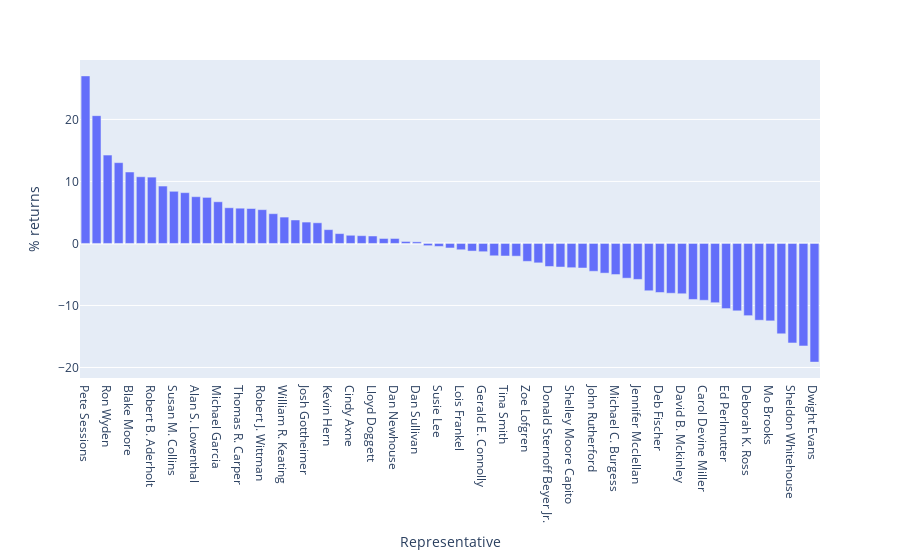

Source (notebook cell):
### Code cell
congress_man_returns = pd.DataFrame(summary_df.groupby(['Representative'])['% returns'].mean())
congress_man_returns.sort_values(by = ['% returns'], ascending = False,
                                    inplace = True)

fig = px.bar(congress_man_returns,y ='% returns', height = 500)
fig.show()

### Figure 1 — Plotly figure (JSON) as saved in the notebook; plotly's stock layout.template omitted (floating-point values rounded to 4 significant figures)
{"data": [{"alignmentgroup": "True", "hovertemplate": "Representative=%{x}<br>% returns=%{y}<extra></extra>", "legendgroup": "", "marker": {"color": "#636efa", "pattern": {"shape": ""}}, "name": "", "offsetgroup": "", "orientation": "v", "showlegend": false, "textposition": "auto", "type": "bar", "x": ["Pete Sessions", "Garret Graves", "Ron Wyden", "Nancy Pelosi", "Blake Moore", "Jonathan Jackson", "Robert B. Aderholt", "Kathy Manning", "Susan M. Collins", "Scott Mr Franklin", "Alan S. Lowenthal", "Patrick Fallon", "Michael Garcia", "Thomas Suozzi", "Thomas R. Carper", "Richard W. Allen", "Robert J. Wittman", "Rick Larsen", "William R. Keating", "Jacky Rosen", "Josh Gottheimer", "Roy Blunt", "Kevin Hern", "John Hickenlooper", "Cindy Axne", "Daniel Goldman", "Lloyd Doggett", "Bob Gibbs", "Dan Newhouse", "John Curtis", "Dan Sullivan", "Tommy Tuberville", "Susie Lee", "Christopher L. Jacobs", "Lois Frankel", "Abigail Spanberger", "Gerald E. Connolly", "Marjorie Taylor Greene", "Tina Smith", "Thomas H. Kean", "Zoe Lofgren", "Jared Moskowitz", "Donald Sternoff Beyer Jr.", "Angus King", "Shelley Moore Capito", "James R. Langevin", "John Rutherford", "Daniel Meuser", "Michael C. Burgess", "Seth Moulton", "Jennifer Mcclellan", "Earl Blumenauer", "Deb Fischer", "Mikie Sherrill", "David B. Mckinley", "Michael Patrick Guest", "Carol Devine Miller", "John Thune", "Ed Perlmutter", "Shri Thanedar", "Deborah K. Ross", "A. Mitchell Jr. McConnell", "Mo Brooks", "Virginia Foxx", "Sheldon Whitehouse", "David E. Price", "Dwight Evans"], "xaxis": "x", "y": [27.02, 20.61, 14.24, 13.03, 11.52, 10.76, 10.7, 9.258, 8.411, 8.192, 7.539, 7.427, 6.721, 5.754, 5.685, 5.635, 5.449, 4.798, 4.252, 3.783, 3.447, 3.332, 2.226, 1.588, 1.319, 1.252, 1.202, 0.8029, 0.8024, 0.3211, 0.2597, -0.36, -0.4802, -0.7296, -1.018, -1.229, -1.331, -1.99, -2.026, -2.051, -2.889, -3.129, -3.713, -3.805, -3.91, -3.962, -4.487, -4.786, -5.014, -5.6, -5.801, -7.628, -7.908, -8.033, -8.111, -9.03, -9.165, -9.558, -10.5, -10.87, -11.65, -12.38, -12.48, -14.58, -16.04, -16.53, -19.13], "yaxis": "y"}], "layout": {"autosize": true, "barmode": "relative", "legend": {"tracegroupgap": 0}, "margin": {"t": 60}, "xaxis": {"anchor": "y", "autorange": false, "domain": [0, 1], "range": [-0.5, 66.5], "title": {"text": "Representative"}, "type": "category"}, "yaxis": {"anchor": "x", "autorange": true, "domain": [0, 1], "range": [-21.7, 29.58], "title": {"text": "% returns"}, "type": "linear"}}}
